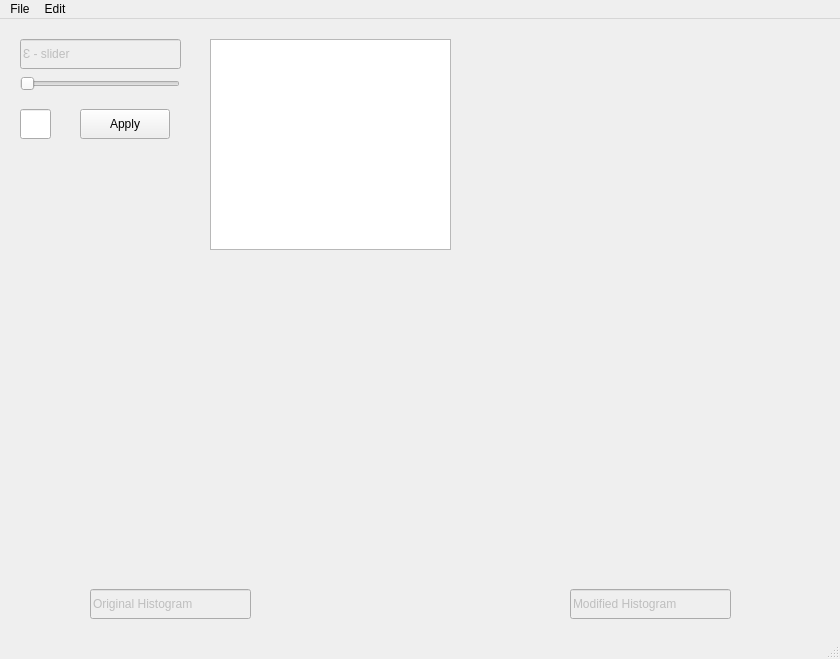
<?xml version="1.0" encoding="UTF-8"?>
<ui version="4.0">
 <class>MainWindow</class>
 <widget class="QMainWindow" name="MainWindow">
  <property name="geometry">
   <rect>
    <x>0</x>
    <y>0</y>
    <width>840</width>
    <height>659</height>
   </rect>
  </property>
  <property name="windowTitle">
   <string>MainWindow</string>
  </property>
  <widget class="QWidget" name="centralwidget">
   <widget class="QSlider" name="eValueSlider">
    <property name="geometry">
     <rect>
      <x>20</x>
      <y>50</y>
      <width>160</width>
      <height>29</height>
     </rect>
    </property>
    <property name="orientation">
     <enum>Qt::Horizontal</enum>
    </property>
   </widget>
   <widget class="QLineEdit" name="titleText">
    <property name="enabled">
     <bool>false</bool>
    </property>
    <property name="geometry">
     <rect>
      <x>20</x>
      <y>20</y>
      <width>161</width>
      <height>30</height>
     </rect>
    </property>
    <property name="text">
     <string>Ɛ - slider</string>
    </property>
   </widget>
   <widget class="QLineEdit" name="eValueHolder">
    <property name="geometry">
     <rect>
      <x>20</x>
      <y>90</y>
      <width>31</width>
      <height>30</height>
     </rect>
    </property>
   </widget>
   <widget class="QPushButton" name="applyButton">
    <property name="geometry">
     <rect>
      <x>80</x>
      <y>90</y>
      <width>90</width>
      <height>30</height>
     </rect>
    </property>
    <property name="text">
     <string>Apply</string>
    </property>
   </widget>
   <widget class="QPlainTextEdit" name="statsHolder">
    <property name="geometry">
     <rect>
      <x>210</x>
      <y>20</y>
      <width>241</width>
      <height>211</height>
     </rect>
    </property>
   </widget>
   <widget class="QLabel" name="originalHistogramHolder">
    <property name="geometry">
     <rect>
      <x>20</x>
      <y>280</y>
      <width>360</width>
      <height>270</height>
     </rect>
    </property>
    <property name="text">
     <string/>
    </property>
   </widget>
   <widget class="QLabel" name="modifiedHistogramHolder">
    <property name="geometry">
     <rect>
      <x>410</x>
      <y>280</y>
      <width>360</width>
      <height>270</height>
     </rect>
    </property>
    <property name="text">
     <string/>
    </property>
   </widget>
   <widget class="QLabel" name="socialNetworkHolder">
    <property name="geometry">
     <rect>
      <x>480</x>
      <y>20</y>
      <width>320</width>
      <height>240</height>
     </rect>
    </property>
    <property name="text">
     <string/>
    </property>
   </widget>
   <widget class="QLineEdit" name="textHolder1">
    <property name="enabled">
     <bool>false</bool>
    </property>
    <property name="geometry">
     <rect>
      <x>90</x>
      <y>570</y>
      <width>161</width>
      <height>30</height>
     </rect>
    </property>
    <property name="text">
     <string>Original Histogram</string>
    </property>
   </widget>
   <widget class="QLineEdit" name="textHolder2">
    <property name="enabled">
     <bool>false</bool>
    </property>
    <property name="geometry">
     <rect>
      <x>570</x>
      <y>570</y>
      <width>161</width>
      <height>30</height>
     </rect>
    </property>
    <property name="text">
     <string>Modified Histogram</string>
    </property>
   </widget>
  </widget>
  <widget class="QMenuBar" name="menubar">
   <property name="geometry">
    <rect>
     <x>0</x>
     <y>0</y>
     <width>840</width>
     <height>28</height>
    </rect>
   </property>
   <widget class="QMenu" name="menuFile">
    <property name="title">
     <string>File</string>
    </property>
    <addaction name="actionAdd_Node"/>
    <addaction name="actionAdd_Edge"/>
    <addaction name="separator"/>
    <addaction name="actionExport"/>
    <addaction name="separator"/>
    <addaction name="actionExit"/>
   </widget>
   <widget class="QMenu" name="menuEdit">
    <property name="title">
     <string>Edit</string>
    </property>
    <addaction name="actionRemove_Network"/>
   </widget>
   <addaction name="menuFile"/>
   <addaction name="menuEdit"/>
  </widget>
  <widget class="QStatusBar" name="statusbar"/>
  <action name="actionAdd_Node">
   <property name="text">
    <string>Add Node</string>
   </property>
  </action>
  <action name="actionAdd_Edge">
   <property name="text">
    <string>Add Edge</string>
   </property>
  </action>
  <action name="actionExport">
   <property name="text">
    <string>Export</string>
   </property>
  </action>
  <action name="actionExit">
   <property name="text">
    <string>Exit</string>
   </property>
  </action>
  <action name="actionRemove_Network">
   <property name="text">
    <string>Remove Network</string>
   </property>
  </action>
 </widget>
 <resources/>
 <connections/>
</ui>
